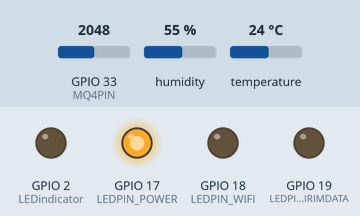
Recording of a sketch running on a simulated ESP32. Shown: output pins drawn as LEDs (lit = HIGH). Dashed ring = blinking. The test bench sets the inputs (shaded band); at power-on: GPIO 33 (MQ4PIN) = 2048, humidity 55 %, temperature 24 °C. WiFi joins after 1.5 s; servers stay silent unless stated; uploads are accepted with an empty reply; random numbers use the default seed unless the sketch sets one; what the sketch prints to the serial monitor is not drawn.

Above: at 0.1 s.
At 2.0 s:
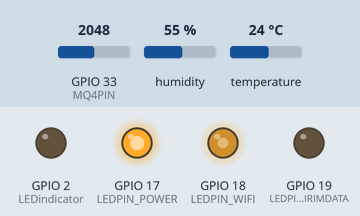
At 2.7 s:
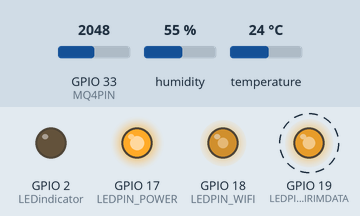
Timing chart, 0 to 4.9 s (numbered marks = the images above):
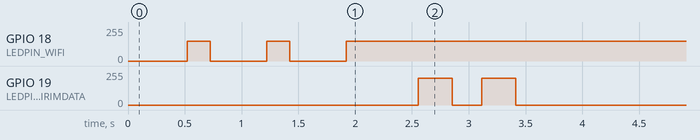

Measured:
- by itself, GPIO 19 (LEDPIN_KIRIMDATA): alternates 200/255 for 0.30 s and 0/255 for 0.26 s, 4 changes in all, then stays 0/255

The sketch:

mpquicWithCalibrateSensor.ino
```cpp
#include <WiFi.h>
#include <WiFiClientSecure.h>  // For HTTPS support
#include <HTTPClient.h>
#include <Adafruit_Sensor.h>
#include <DHT.h>
#include <DHT_U.h>
#include <WiFiUdp.h>

#define DHTPIN 27       // Pin for the DHT-11 sensor
#define MQ135PIN 32     // Pin for the MQ-135 sensor
#define MQ4PIN 33       // Metana
#define MQ137PIN 35     // CO2
#define LEDindicator 2  // Built-in LED for ESP32
#define LEDPIN_POWER 17
#define LEDPIN_WIFI 18
#define LEDPIN_KIRIMDATA 19

#define DHTTYPE DHT11  // DHT 11

const char* ssid = "Redmi Note 12 Pro";
const char* password = "oktabrians";

// String URL_temperature = "https://mpquic.research-ai.my.id/api/device/temperature";
// String URL_metana = "https://mpquic.research-ai.my.id/api/device/metana";
// String URL_humidity = "https://mpquic.research-ai.my.id/api/device/humidity";
// String URL_dioksida = "https://mpquic.research-ai.my.id/api/device/dioksida";
// String URL_amonia = "https://mpquic.research-ai.my.id/api/device/amonia";

String URL_temperature = "https://192.168.180.140/api/device/temperature";
// String URL_metana = "https://mpquic.research-ai.my.id/api/device/metana";
String URL_humidity = "https://192.168.180.140/api/device/humidity";
// String URL_dioksida = "https://mpquic.research-ai.my.id/api/device/dioksida";
// String URL_amonia = "https://mpquic.research-ai.my.id/api/device/amonia";

String ip_local = "192.168.180.140";
String URL_temperature_local = "http://" + ip_local + "/api/device/temperature";
String URL_metana_local = "http://" + ip_local + "/is4ac_local/metana_data.php";
String URL_humidity_local = "http://" + ip_local + "/api/device/humidity";
String URL_dioksida_local = "http://" + ip_local + "/is4ac_local/dioksida_data.php";
String URL_amonia_local = "http://" + ip_local + "/is4ac_local/amonia_data.php";

int id_alat_iot = 1;
const int tipe_data = 3;
const int metode_kirim_data = 1;
const int config_server = 2;

float t;  // Changed to float for decimal precision
float h;  // Changed to float for decimal precision
int mq135Value;
int mq4Value;
int mq137Value;
int ulang;
DHT_Unified dht(DHTPIN, DHTTYPE);
sensors_event_t event;

unsigned long previousMillis = 0;
const long interval = 5000;

// Calibration references
float referenceTemperature = 29.1;  // Reference temperature in °C
float referenceHumidity =73;     // Reference humidity in %

float temperatureOffset = 0.0;
float humidityOffset = 0.0;

// Function to calibrate sensor readings
void calibrateSensor(float rawTemperature, float rawHumidity) {
  temperatureOffset = referenceTemperature - rawTemperature;
  humidityOffset = referenceHumidity - rawHumidity;
}

// Function to get calibrated sensor data
void getCalibratedData() {
  dht.temperature().getEvent(&event);
  float rawTemperature = event.temperature;
  dht.humidity().getEvent(&event);
  float rawHumidity = event.relative_humidity;

  // Apply calibration offsets
  t = rawTemperature + temperatureOffset;
  h = rawHumidity + humidityOffset;

  Serial.print("Raw Temperature: ");
  Serial.println(rawTemperature);
  Serial.print("Calibrated Temperature: ");
  Serial.println(t);

  Serial.print("Raw Humidity: ");
  Serial.println(rawHumidity);
  Serial.print("Calibrated Humidity: ");
  Serial.println(h);
}

void setup() {
  Serial.begin(115200);

  dht.begin();
  delay(5);

  pinMode(LEDindicator, OUTPUT);
  pinMode(LEDPIN_KIRIMDATA, OUTPUT);
  pinMode(LEDPIN_POWER, OUTPUT);
  pinMode(LEDPIN_WIFI, OUTPUT);
  pinMode(MQ135PIN, INPUT);
  delay(5);

  digitalWrite(LEDindicator, LOW);
  digitalWrite(LEDPIN_KIRIMDATA, LOW);
  digitalWrite(LEDPIN_POWER, LOW);
  digitalWrite(LEDPIN_WIFI, LOW);
  delay(5);
  digitalWrite(LEDPIN_POWER, HIGH);
  delay(5);

  Serial.println("Connecting to WiFi...");
  WiFi.begin(ssid, password);
  while (WiFi.status() != WL_CONNECTED) {
    delay(500);
    Serial.print(".");
    analogWrite(LEDPIN_WIFI, 150);
    delay(200);
    analogWrite(LEDPIN_WIFI, 0);
  }
  Serial.println("WiFi connected");
  analogWrite(LEDPIN_WIFI, 150);
  delay(10);
  Serial.println(WiFi.localIP());
  tampilkan_konfigurasi();
  delay(10);

  cek_sensor_dht();
  delay(10);
  cek_sensor_mq();

  delay(5);
  getDataSensor();
  delay(5);

  // Initial calibration
  dht.temperature().getEvent(&event);
  float initialTemperature = event.temperature;
  dht.humidity().getEvent(&event);
  float initialHumidity = event.relative_humidity;
  calibrateSensor(initialTemperature, initialHumidity);
}

void loop() {
  delay(10);
  getCalibratedData();
  sendDataSensor();
  delay(60000);
}

void cek_sensor_mq() {
  updateSensorMQ135BeforeGet();
  delay(10);
  updateSensorMQ4BeforeGet();
  delay(10);
}

void cek_sensor_dht() {
  sensor_t sensor;
  dht.temperature().getSensor(&sensor);
  delay(10);
  dht.humidity().getSensor(&sensor);

  dht.temperature().getEvent(&event);
  if (isnan(event.temperature)) {
    Serial.println(F("Error reading temperature!"));
  }
  Serial.print(F("Temperature: "));
  Serial.print(event.temperature);
  Serial.println(F("°C"));
  delay(10);

  dht.humidity().getEvent(&event);
  if (isnan(event.relative_humidity)) {
    Serial.println(F("Error reading humidity!"));
  }
  Serial.print(F("Humidity: "));
  Serial.print(event.relative_humidity);
  Serial.println(F("%"));
  delay(10);
}

void tampilkan_konfigurasi() {
  Serial.println("Current Device Configuration");

  if (tipe_data == 1) Serial.println("Using Sensor Data");
  if (tipe_data == 2) Serial.println("Using Dummy Data");
  if (tipe_data == 3) Serial.println("DHT sensor data, ammonia, dioxide dummy data");

  if (metode_kirim_data == 1) Serial.println("Data sent Automatically at regular intervals");
  if (metode_kirim_data == 2) Serial.println("Data sent manually using a trigger");

  if (config_server == 1) Serial.println("Using Public Server");
  if (config_server == 2) Serial.println("Using Local Server");

  Serial.println(id_alat_iot);
  delay(5);
}

void dataSensorToHTTP(int idalat, float nilaisensor, String URL) {
  getCalibratedData();
  delay(20);
  String postData = "id_alat=" + String(idalat) + "&nilai=" + String(nilaisensor, 1);  // Keep 1 decimal place

  WiFiClientSecure client;
  client.setInsecure();  // Disable SSL certificate verification

  HTTPClient http;
  http.begin(client, URL);
  http.addHeader("Content-Type", "application/x-www-form-urlencoded");

  auto httpCode = http.POST(postData);
  String payload = http.getString();
  Serial.println(URL);
  Serial.println(postData);
  Serial.println(payload);

  blinkled();
  http.end();
}

void blinkled() {
  analogWrite(LEDPIN_KIRIMDATA, 200);
  delay(300);
  analogWrite(LEDPIN_KIRIMDATA, 0);
  delay(10);
}

void updateSensorMQ137BeforeGet() {
  mq137Value = 0.75 * mq135Value + -0.635;
  Serial.print("NH3 | PPM: ");
  Serial.println(mq137Value);
  delay(10);
}

void updateSensorMQ135BeforeGet() {
  int analogValue = analogRead(MQ135PIN);
  float voltage = analogValue * (3.3 / 4095.0);
  float rs = (3.3 * 20.0 / voltage) - 20.0;
  mq135Value = 116.6020682 * pow(rs / 76.63, -2.769034857);
  Serial.print("CO2 | PPM: ");
  Serial.println(mq135Value);
  delay(10);
}

void updateSensorMQ4BeforeGet() {
  int analogValue = analogRead(MQ4PIN);
  float voltage = analogValue * (3.3 / 4095.0);
  float rs = (3.3 * 30.0 / voltage) - 30.0;
  mq4Value = 116.6020682 * pow(rs / 76.63, -2.769034857);
  Serial.print("Methane PPM: ");
  Serial.println(mq4Value);
  delay(10);
}

void getDataSensor() {
  if (tipe_data == 1) {
    dht.temperature().getEvent(&event);
    t = event.temperature;
    delay(10);
    dht.humidity().getEvent(&event);
    h = event.relative_humidity;
    delay(10);

    mq4Value = analogRead(MQ4PIN);
    delay(10);
    mq135Value = analogRead(MQ135PIN);
    delay(10);
    mq137Value = analogRead(MQ137PIN);
    delay(10);
  }
  if (tipe_data == 2) {
    t = random(29, 31);
    h = random(71, 73);
    mq4Value = random(200, 500);
    mq135Value = random(400, 600);
    mq137Value = random(600, 800);
    delay(10);
  }
  if (tipe_data == 3) {
    dht.temperature().getEvent(&event);
    t = event.temperature;
    delay(10);
    dht.humidity().getEvent(&event);
    h = event.relative_humidity;
    delay(10);

    updateSensorMQ137BeforeGet();
    updateSensorMQ4BeforeGet();
    delay(5);
  }
}

void sendDataSensor() {
  Serial.print("Sending Temperature Data ");
  dataSensorToHTTP(id_alat_iot, t, URL_temperature_local);
  delay(20);

  Serial.print("Sending Humidity Data ");
  dataSensorToHTTP(id_alat_iot, h, URL_humidity_local);
  delay(20);

}
```
